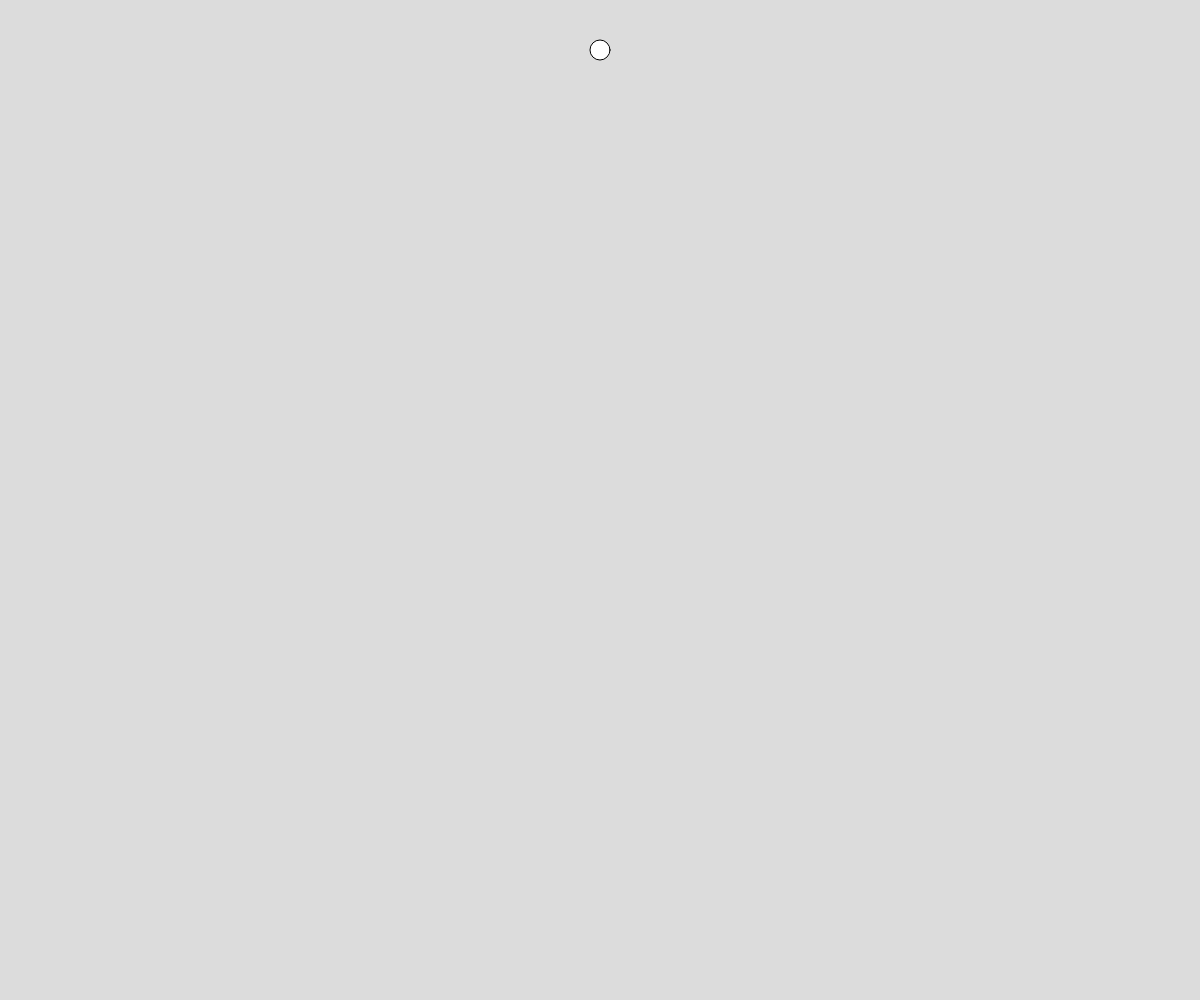
Frame 1 (no input)
Frame 60 (no input): identical to frame 1, image omitted
Frame 120 (the mouse pressed at the canvas centre since frame 60): identical to frame 1, image omitted

The p5.js sketch that drew this single still picture (run headless with seeded random() and noise() and a simulated clock; from frame 60 on, the mouse is pressed at the canvas centre):

// p5.js sketch
// ── sketch.js
////////////////////////////////////////////////////////////////////////////////
//final assignment: Try to make your own physics simulation.
//                  Maybe use some random values to make it more interesting. Or make more objects.
//                  You can use the code from the previous examples as a starting point.
//                  You can also use the p5.js reference to find more functions that you can use.
//                  https://p5js.org/reference/
//
//                  If you really want a challenge, try to make gravitational attraction between the objects.
//                  https://thecodingtrain.com/tracks/the-nature-of-code-2/noc/2-forces/5-gravitational-attraction
//
//                  have fun!
////////////////////////////////////////////////////////////////////////////////
let position, velocity, acceleration;

function setup() {
  createCanvas(windowWidth, windowHeight);
  position = createVector(width / 2, 50);
  velocity = createVector(0, 0);
  acceleration = createVector(0, 0);
}

function draw() {
  background(220);

  // Draw object
  ellipse(position.x, position.y, 20, 20);
}
